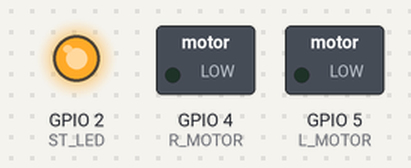
Simulated run of this sketch. Board: ESP8266 (NodeMCU). Shown: switched loads named in the sketch (green lamp = pin HIGH), output pins drawn as LEDs (lit = HIGH). WiFi joins after 1.5 s; servers stay silent unless stated.

Above: at 0.1 s.
At 2.2 s:
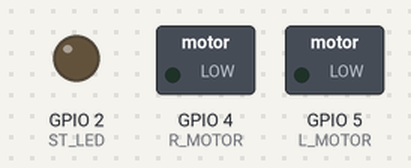
Timing chart, 0 to 3.7 s (numbered marks = the images above):
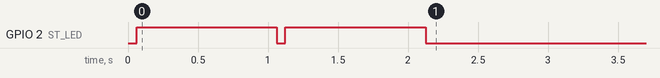

The sketch:

Workshop_Plane.ino
```cpp
//**************************************************
// WiFi Controlled Tiny Airplane
// ESP8266 Firmware ino file
// By Ravi Butani
// Rajkot INDIA
// Instructables page: https://www.instructables.com/id/WIFI-CONTROLLED-RC-PLANE/
//***************************************************
#include <ESP8266WiFi.h>
#include <WiFiUdp.h>

#define P_ID 1
#define ST_LED  2
#define L_MOTOR 5
#define R_MOTOR 4
#define DC_RSSI 1500  // Time in mS for send RSSI
#define DC_RX   900   // Time in mS for tx inactivity 200 old problem of motor stopping flickring
ADC_MODE(ADC_VCC);
unsigned int l_speed = 0;
unsigned int r_speed = 0;

unsigned long premillis_rssi = 0;
unsigned long premillis_rx   = 0;

int status = WL_IDLE_STATUS;
char ssid[] = "ONEPLUS_Pradyun";   //  your network SSID (name)
char pass[] = "pglol@lol";    // your network password (use for WPA, or use as key for WEP)
int keyIndex = 0;            // your network key Index number (needed only for WEP)
IPAddress remotIp;
unsigned int localPort = 6000;      // local port to listen on
unsigned int remotPort = 2390;      // local port to talk on
char  packetBuffer[10]; //buffer to hold incoming packet
char  replyBuffer[]={P_ID,0x01,0x01,0x00}; // a string to send back
WiFiUDP Udp;

// the setup function runs once when you press reset or power the board
void setup() {
  WiFi.mode(WIFI_STA);
  //WiFi.setOutputPower(2.5);
  analogWriteRange(255);
  pinMode(L_MOTOR, OUTPUT);
  pinMode(R_MOTOR, OUTPUT);
  analogWrite(L_MOTOR,0);
  analogWrite(R_MOTOR,0);
  pinMode(ST_LED, OUTPUT);
  digitalWrite(ST_LED,HIGH);
  //Serial.begin(115200);
  WiFi.begin(ssid, pass);
  while (WiFi.status() != WL_CONNECTED)
  {
    digitalWrite(ST_LED,LOW);
    delay(60);
    digitalWrite(ST_LED,HIGH);
    delay(1000);
    //Serial.print(".");
  }
  remotIp=WiFi.localIP();
  remotIp[3] = 255;
  Udp.begin(localPort);
}

// the loop function runs over and over again forever
void loop() {
  delay(5);
  if(WiFi.status() == WL_CONNECTED)
  {
    digitalWrite(ST_LED,LOW);
    // if there's data available, read a packet
    int packetSize = Udp.parsePacket();
    if (packetSize)
    {
      // read the packet into packetBufffer
      int len = Udp.read(packetBuffer, 10);
      if (len > 2)
      {
        if(packetBuffer[0] == P_ID)
        {
          l_speed = (unsigned int)packetBuffer[1]*2-2;
          r_speed = (unsigned int)packetBuffer[2]*2-2;
          //Serial.print(l_speed);
          //Serial.print(" \t");
          //Serial.println(r_speed);
          analogWrite(L_MOTOR,l_speed);
          analogWrite(R_MOTOR,r_speed);
          premillis_rx = millis();
        }
      }

    }
    if(millis()-premillis_rssi > DC_RSSI)
    {
       premillis_rssi = millis();
       long rssi = abs(WiFi.RSSI());
       float vcc = (((float)ESP.getVcc()/(float)1024.0)+0.75f)*10;
       replyBuffer[1] = (unsigned char)rssi;
       replyBuffer[2] = (unsigned char)vcc;

       Udp.beginPacket(remotIp, remotPort);
       Udp.write(replyBuffer);
       Udp.endPacket();
     }
     if(millis()-premillis_rx > DC_RX)
     {
       analogWrite(L_MOTOR,0);
       analogWrite(R_MOTOR,0);
       //Serial.println("nodata");
     }
  }
  else
  {
    digitalWrite(ST_LED,LOW);
    delay(60);
    digitalWrite(ST_LED,HIGH);
    delay(1000);
    analogWrite(L_MOTOR,0);
    analogWrite(R_MOTOR,0);
    digitalWrite(ST_LED,HIGH);
  }
}
```

Measured:
- by itself, GPIO 2 (ST_LED): HIGH → LOW at 1.1 s, → HIGH 0.06 s later, → LOW 1.0 s later
